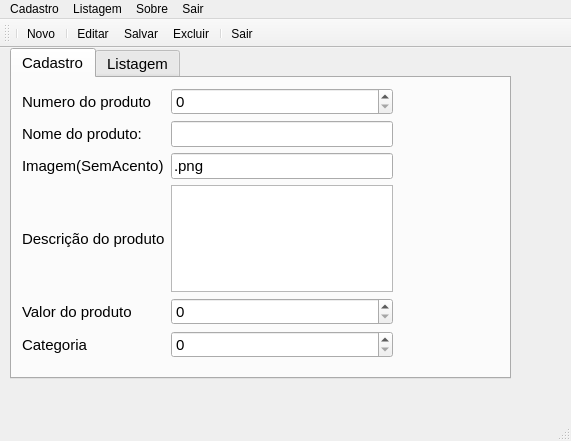
<?xml version="1.0" encoding="UTF-8"?>
<ui version="4.0">
 <class>FrmDepto</class>
 <widget class="QMainWindow" name="FrmDepto">
  <property name="geometry">
   <rect>
    <x>0</x>
    <y>0</y>
    <width>571</width>
    <height>441</height>
   </rect>
  </property>
  <property name="windowTitle">
   <string>Cadastro de Departamentos</string>
  </property>
  <widget class="QWidget" name="centralwidget">
   <widget class="QTabWidget" name="Abas">
    <property name="geometry">
     <rect>
      <x>10</x>
      <y>0</y>
      <width>501</width>
      <height>331</height>
     </rect>
    </property>
    <property name="font">
     <font>
      <pointsize>11</pointsize>
     </font>
    </property>
    <property name="currentIndex">
     <number>0</number>
    </property>
    <widget class="QWidget" name="tabCadastro">
     <attribute name="icon">
      <iconset resource="recursos.qrc">
       <normaloff>:/depto/COPY.BMP</normaloff>:/depto/COPY.BMP</iconset>
     </attribute>
     <attribute name="title">
      <string>Cadastro</string>
     </attribute>
     <attribute name="toolTip">
      <string>Manutenção de Dados de Departamento</string>
     </attribute>
     <widget class="QWidget" name="layoutWidget">
      <property name="geometry">
       <rect>
        <x>10</x>
        <y>10</y>
        <width>371</width>
        <height>270</height>
       </rect>
      </property>
      <layout class="QGridLayout" name="gridLayout">
       <item row="4" column="1">
        <widget class="QSpinBox" name="spbValor"/>
       </item>
       <item row="1" column="0">
        <widget class="QLabel" name="label_2">
         <property name="text">
          <string>Nome do produto:</string>
         </property>
        </widget>
       </item>
       <item row="3" column="0">
        <widget class="QLabel" name="label_3">
         <property name="text">
          <string>Descrição do produto</string>
         </property>
        </widget>
       </item>
       <item row="4" column="0">
        <widget class="QLabel" name="label_4">
         <property name="text">
          <string>Valor do produto</string>
         </property>
        </widget>
       </item>
       <item row="1" column="1">
        <widget class="QLineEdit" name="edNomeProd">
         <property name="maxLength">
          <number>20</number>
         </property>
        </widget>
       </item>
       <item row="5" column="0">
        <widget class="QLabel" name="label_5">
         <property name="text">
          <string>Categoria</string>
         </property>
        </widget>
       </item>
       <item row="3" column="1">
        <widget class="QTextEdit" name="descricaoProd"/>
       </item>
       <item row="5" column="1">
        <widget class="QSpinBox" name="spbCategoria"/>
       </item>
       <item row="2" column="0">
        <widget class="QLabel" name="label_6">
         <property name="text">
          <string>Imagem(SemAcento)</string>
         </property>
        </widget>
       </item>
       <item row="2" column="1">
        <widget class="QLineEdit" name="imagem">
         <property name="text">
          <string>.png</string>
         </property>
        </widget>
       </item>
       <item row="0" column="0">
        <widget class="QLabel" name="label">
         <property name="text">
          <string>Numero do produto</string>
         </property>
        </widget>
       </item>
       <item row="0" column="1">
        <widget class="QSpinBox" name="spbNumProd"/>
       </item>
      </layout>
     </widget>
    </widget>
    <widget class="QWidget" name="tabListagem">
     <attribute name="icon">
      <iconset resource="recursos.qrc">
       <normaloff>:/depto/WINPREV.BMP</normaloff>:/depto/WINPREV.BMP</iconset>
     </attribute>
     <attribute name="title">
      <string>Listagem</string>
     </attribute>
     <attribute name="toolTip">
      <string>Exibe lista de departamentos cadastrados</string>
     </attribute>
     <widget class="QTableWidget" name="gridDepto">
      <property name="geometry">
       <rect>
        <x>0</x>
        <y>0</y>
        <width>481</width>
        <height>261</height>
       </rect>
      </property>
      <column>
       <property name="text">
        <string>Num. Prod</string>
       </property>
      </column>
      <column>
       <property name="text">
        <string>Nome</string>
       </property>
      </column>
      <column>
       <property name="text">
        <string>Valor</string>
       </property>
      </column>
      <column>
       <property name="text">
        <string>Categoria</string>
       </property>
      </column>
      <column>
       <property name="text">
        <string>Descrição</string>
       </property>
      </column>
     </widget>
    </widget>
   </widget>
  </widget>
  <widget class="QMenuBar" name="menubar">
   <property name="geometry">
    <rect>
     <x>0</x>
     <y>0</y>
     <width>571</width>
     <height>21</height>
    </rect>
   </property>
   <widget class="QMenu" name="menuCadastro">
    <property name="title">
     <string>Cadastro</string>
    </property>
    <addaction name="actionConex_o"/>
    <addaction name="separator"/>
    <addaction name="actionSair"/>
   </widget>
   <widget class="QMenu" name="menuListagem">
    <property name="title">
     <string>Listagem</string>
    </property>
   </widget>
   <widget class="QMenu" name="menuSobre">
    <property name="title">
     <string>Sobre</string>
    </property>
   </widget>
   <widget class="QMenu" name="menuSair">
    <property name="title">
     <string>Sair</string>
    </property>
   </widget>
   <addaction name="menuCadastro"/>
   <addaction name="menuListagem"/>
   <addaction name="menuSobre"/>
   <addaction name="menuSair"/>
  </widget>
  <widget class="QStatusBar" name="statusbar"/>
  <widget class="QToolBar" name="toolBar">
   <property name="windowTitle">
    <string>toolBar</string>
   </property>
   <property name="toolButtonStyle">
    <enum>Qt::ToolButtonTextUnderIcon</enum>
   </property>
   <attribute name="toolBarArea">
    <enum>TopToolBarArea</enum>
   </attribute>
   <attribute name="toolBarBreak">
    <bool>false</bool>
   </attribute>
   <addaction name="separator"/>
   <addaction name="action_Novo"/>
   <addaction name="separator"/>
   <addaction name="action_Editar"/>
   <addaction name="action_Salvar"/>
   <addaction name="action_Excluir"/>
   <addaction name="separator"/>
   <addaction name="action_Sair"/>
  </widget>
  <action name="actionConex_o">
   <property name="text">
    <string>Conexão</string>
   </property>
  </action>
  <action name="actionSair">
   <property name="text">
    <string>Sair</string>
   </property>
  </action>
  <action name="action_Novo">
   <property name="icon">
    <iconset resource="recursos.qrc">
     <normaloff>:/depto/Add.bmp</normaloff>:/depto/Add.bmp</iconset>
   </property>
   <property name="text">
    <string>&amp;Novo</string>
   </property>
   <property name="toolTip">
    <string>Incluir novo registro</string>
   </property>
   <property name="shortcut">
    <string>Ctrl++</string>
   </property>
  </action>
  <action name="action_Editar">
   <property name="icon">
    <iconset resource="recursos.qrc">
     <normaloff>:/depto/WINNEXT.BMP</normaloff>:/depto/WINNEXT.BMP</iconset>
   </property>
   <property name="text">
    <string>&amp;Editar</string>
   </property>
   <property name="toolTip">
    <string>Altera dados do registro em exibição</string>
   </property>
  </action>
  <action name="action_Salvar">
   <property name="icon">
    <iconset resource="recursos.qrc">
     <normaloff>:/depto/Save.bmp</normaloff>:/depto/Save.bmp</iconset>
   </property>
   <property name="text">
    <string>&amp;Salvar</string>
   </property>
   <property name="toolTip">
    <string>Grava o registro atual no banco de dados</string>
   </property>
  </action>
  <action name="action_Excluir">
   <property name="icon">
    <iconset resource="recursos.qrc">
     <normaloff>:/depto/Minus.bmp</normaloff>:/depto/Minus.bmp</iconset>
   </property>
   <property name="text">
    <string>E&amp;xcluir</string>
   </property>
   <property name="toolTip">
    <string>Exclui o registro cujo código foi digitado</string>
   </property>
  </action>
  <action name="action_Cancelar">
   <property name="icon">
    <iconset resource="recursos.qrc">
     <normaloff>:/depto/UNDO.BMP</normaloff>:/depto/UNDO.BMP</iconset>
   </property>
   <property name="text">
    <string>&amp;Cancelar</string>
   </property>
   <property name="toolTip">
    <string>Cancela a operação atualmente em execução</string>
   </property>
  </action>
  <action name="action_Buscar">
   <property name="icon">
    <iconset resource="recursos.qrc">
     <normaloff>:/depto/Oeil2.bmp</normaloff>:/depto/Oeil2.bmp</iconset>
   </property>
   <property name="text">
    <string>&amp;Buscar</string>
   </property>
   <property name="toolTip">
    <string>Busca o registro cujo código foi digitado e o exibe</string>
   </property>
  </action>
  <action name="action_Inicio">
   <property name="icon">
    <iconset resource="recursos.qrc">
     <normaloff>:/depto/first.bmp</normaloff>:/depto/first.bmp</iconset>
   </property>
   <property name="text">
    <string>&amp;Início</string>
   </property>
   <property name="toolTip">
    <string>Posiciona visualização no primeiro registro e o exibe</string>
   </property>
  </action>
  <action name="action_Anterior">
   <property name="icon">
    <iconset resource="recursos.qrc">
     <normaloff>:/depto/prior.bmp</normaloff>:/depto/prior.bmp</iconset>
   </property>
   <property name="text">
    <string>&amp;Anterior</string>
   </property>
   <property name="toolTip">
    <string>Posiciona visualização no registro anterior ao atualmente exibido</string>
   </property>
  </action>
  <action name="action_Proximo">
   <property name="icon">
    <iconset resource="recursos.qrc">
     <normaloff>:/depto/next.bmp</normaloff>:/depto/next.bmp</iconset>
   </property>
   <property name="text">
    <string>&amp;Próximo</string>
   </property>
   <property name="toolTip">
    <string>Posiciona visualização no registro seguinte ao atual</string>
   </property>
  </action>
  <action name="action_Fim">
   <property name="icon">
    <iconset resource="recursos.qrc">
     <normaloff>:/depto/last.bmp</normaloff>:/depto/last.bmp</iconset>
   </property>
   <property name="text">
    <string>&amp;Fim</string>
   </property>
   <property name="toolTip">
    <string>Posiciona visualização no último registro e o exibe</string>
   </property>
  </action>
  <action name="action_Sair">
   <property name="icon">
    <iconset resource="recursos.qrc">
     <normaloff>:/depto/CLOSE1.BMP</normaloff>:/depto/CLOSE1.BMP</iconset>
   </property>
   <property name="text">
    <string>Sai&amp;r</string>
   </property>
   <property name="toolTip">
    <string>Fecha a conexão, salva dados e fecha o formulário</string>
   </property>
  </action>
 </widget>
 <resources>
  <include location="recursos.qrc"/>
 </resources>
 <connections/>
</ui>
